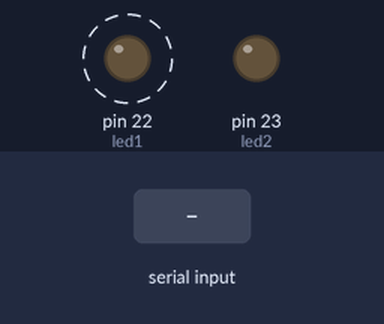
Bench run of a sketch on a simulated Arduino Mega 2560, built with avr-gcc and run on an emulated ATmega2560. On the bench: output pins drawn as LEDs (lit = HIGH). Dashed ring = blinking. The test bench sets the inputs (shaded band). What the sketch prints to the serial monitor is not drawn.

Above: at 1.1 s.
3.1 s: "1" received over Serial
At 4.8 s:
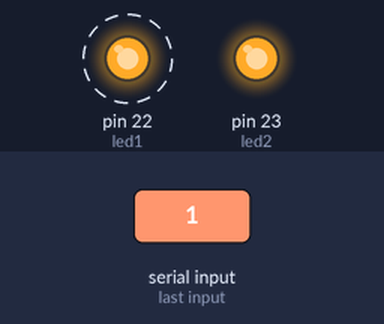
6.1 s: "0" received over Serial
At 8.8 s:
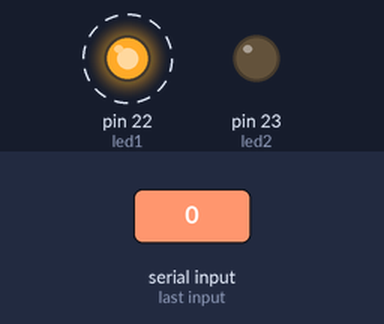
Timing chart, 0 to 15.1 s (numbered marks = the images above; inputs shaded):
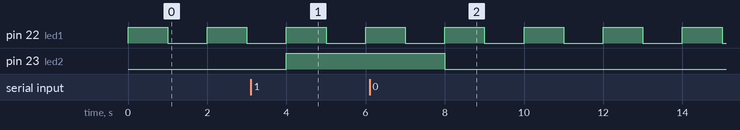

Measured:
- after the input at 3.1 s, pin 23 (led2): LOW → HIGH after 0.90 s
- after the input at 6.1 s, pin 23 (led2): HIGH → LOW after 1.9 s
- by itself, pin 22 (led1): alternates HIGH for 1.0 s and LOW for 1.0 s

The sketch:

ejemplo2_clase6.ino
```cpp
 int led1 = 22;          	// led1 en el pin 22
 int led2 = 23;          	// led2 en el pin 23
  char valor;


  void setup()
   {
     pinMode(led1, OUTPUT);     	// configura el led1 como salida
     pinMode(led2, OUTPUT);     	// configura el led2 como salida
     Serial.begin(9600);             //Define la velocidad de la comunicacion a 9600 baudios
     Serial.println(" 1 para encender el led2");
      Serial.println(" 0 para apagar el led2");

   }


    void loop()
      {
        digitalWrite(led1, HIGH); 		// activa el led1
        delay(1000);
        digitalWrite(led1, LOW); 		// desactiva el led1
        delay(1000);
      }

    void serialEvent()        //Revisa que al menos se haya recibido un caracter en el puerto serie
      {
             valor=Serial.read();
             if(valor=='1')           //si la tecla pulsada es el caracter 1
              {
                    digitalWrite(led2, HIGH); 		// activa el led2
              }
           if(valor=='0')           //si la tecla pulsada es el caracter 0
              {
                  digitalWrite(led2, LOW); 		// desactiva el led2
              }
        }
```
